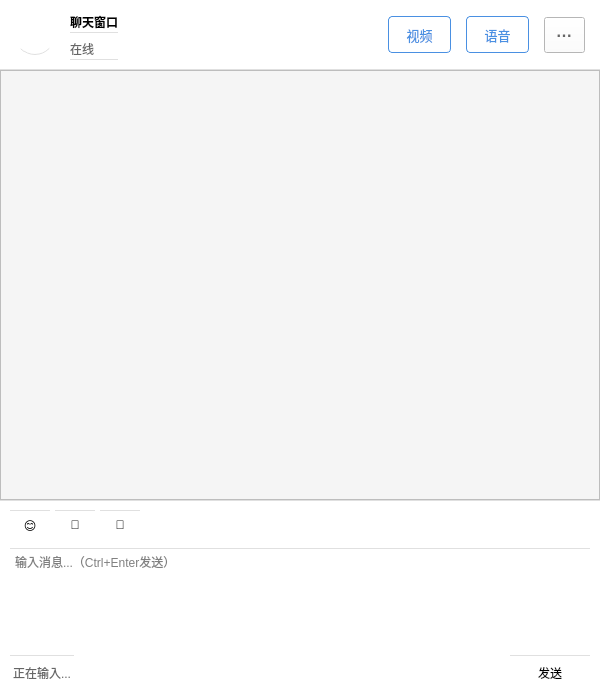
<?xml version="1.0" encoding="UTF-8"?>
<ui version="4.0">
 <class>ChatWidget</class>
 <widget class="QWidget" name="ChatWidget">
  <property name="geometry">
   <rect>
    <x>0</x>
    <y>0</y>
    <width>600</width>
    <height>700</height>
   </rect>
  </property>
  <property name="minimumSize">
   <size>
    <width>500</width>
    <height>500</height>
   </size>
  </property>
  <property name="styleSheet">
   <string notr="true">QWidget#ChatWidget {
    background-color: #f5f5f5;
}
QListWidget {
    border: none;
    background-color: #f5f5f5;
    outline: none;
    font-size: 14px;
}
QListWidget::item {
    border: none;
    padding: 0px;
    margin: 5px;
}
QListWidget::item:selected {
    background-color: transparent;
}
QTextEdit {
    border: 1px solid #ddd;
    border-radius: 4px;
    padding: 10px;
    font-size: 14px;
    background-color: white;
}
QTextEdit:focus {
    border: 1px solid #4a90e2;
    outline: none;
}
QPushButton {
    border: none;
    border-radius: 4px;
    padding: 8px 12px;
    font-size: 13px;
    cursor: pointer;
}
QPushButton#btnSend {
    background-color: #4a90e2;
    color: white;
    font-weight: bold;
}
QPushButton#btnSend:hover {
    background-color: #3a7bc8;
}
QPushButton#btnSend:pressed {
    background-color: #2a6bb8;
}
QPushButton#btnSend:disabled {
    background-color: #cccccc;
    color: #666666;
}
QPushButton#btnFile, QPushButton#btnEmoji, QPushButton#btnHistory {
    background-color: #f0f0f0;
    color: #666;
    border: 1px solid #ddd;
}
QPushButton#btnFile:hover, QPushButton#btnEmoji:hover, QPushButton#btnHistory:hover {
    background-color: #e0e0e0;
}
QPushButton#btnFile:pressed, QPushButton#btnEmoji:pressed, QPushButton#btnHistory:pressed {
    background-color: #d0d0d0;
}
QLabel {
    font-size: 14px;
    color: #333;
}
QLabel#chatTitleLabel {
    font-weight: bold;
    font-size: 16px;
}
QLabel#chatStatusLabel {
    color: #666;
    font-size: 12px;
}
QToolButton {
    border: none;
    background-color: transparent;
    padding: 8px;
    border-radius: 4px;
}
QToolButton:hover {
    background-color: #f0f0f0;
}
QToolButton:pressed {
    background-color: #e0e0e0;
}
QToolButton#btnClose {
    color: #ff5252;
}
QToolButton#btnMinimize {
    color: #666;
}
QScrollBar:vertical {
    border: none;
    background-color: #f0f0f0;
    width: 10px;
    margin: 0px;
}
QScrollBar::handle:vertical {
    background-color: #c0c0c0;
    border-radius: 5px;
    min-height: 20px;
}
QScrollBar::handle:vertical:hover {
    background-color: #a0a0a0;
}
QScrollBar::add-line:vertical, QScrollBar::sub-line:vertical {
    height: 0px;
}
QScrollBar:horizontal {
    border: none;
    background-color: #f0f0f0;
    height: 10px;
    margin: 0px;
}
QScrollBar::handle:horizontal {
    background-color: #c0c0c0;
    border-radius: 5px;
    min-width: 20px;
}
QScrollBar::handle:horizontal:hover {
    background-color: #a0a0a0;
}
QScrollBar::add-line:horizontal, QScrollBar::sub-line:horizontal {
    width: 0px;
}</string>
  </property>
  <layout class="QVBoxLayout" name="verticalLayout">
   <property name="spacing">
    <number>0</number>
   </property>
   <property name="leftMargin">
    <number>0</number>
   </property>
   <property name="topMargin">
    <number>0</number>
   </property>
   <property name="rightMargin">
    <number>0</number>
   </property>
   <property name="bottomMargin">
    <number>0</number>
   </property>
   <item>
    <widget class="QWidget" name="headerBar" native="true">
     <property name="minimumSize">
      <size>
       <width>0</width>
       <height>70</height>
      </size>
     </property>
     <property name="maximumSize">
      <size>
       <width>16777215</width>
       <height>70</height>
      </size>
     </property>
     <property name="styleSheet">
      <string notr="true">background-color: white;
border-bottom: 1px solid #e0e0e0;</string>
     </property>
     <layout class="QHBoxLayout" name="horizontalLayout">
      <property name="spacing">
       <number>15</number>
      </property>
      <property name="leftMargin">
       <number>15</number>
      </property>
      <property name="topMargin">
       <number>10</number>
      </property>
      <property name="rightMargin">
       <number>15</number>
      </property>
      <property name="bottomMargin">
       <number>10</number>
      </property>
      <item>
       <widget class="QLabel" name="chatAvatarLabel">
        <property name="minimumSize">
         <size>
          <width>40</width>
          <height>40</height>
         </size>
        </property>
        <property name="maximumSize">
         <size>
          <width>40</width>
          <height>40</height>
         </size>
        </property>
        <property name="text">
         <string/>
        </property>
        <property name="pixmap">
         <pixmap resource="../resources/resources.qrc">:/images/default_avatar.png</pixmap>
        </property>
        <property name="scaledContents">
         <bool>true</bool>
        </property>
        <property name="styleSheet">
         <string notr="true">border-radius: 20px;</string>
        </property>
       </widget>
      </item>
      <item>
       <layout class="QVBoxLayout" name="verticalLayout_3">
        <property name="spacing">
         <number>4</number>
        </property>
        <item>
         <widget class="QLabel" name="chatTitleLabel">
          <property name="text">
           <string>聊天窗口</string>
          </property>
          <property name="styleSheet">
           <string notr="true">font-weight: bold;</string>
          </property>
         </widget>
        </item>
        <item>
         <widget class="QLabel" name="chatStatusLabel">
          <property name="text">
           <string>在线</string>
          </property>
          <property name="styleSheet">
           <string notr="true">color: #666;
font-size: 12px;</string>
          </property>
         </widget>
        </item>
       </layout>
      </item>
      <item>
       <spacer name="horizontalSpacer">
        <property name="orientation">
         <enum>Qt::Horizontal</enum>
        </property>
        <property name="sizeHint" stdset="0">
         <size>
          <width>40</width>
          <height>20</height>
         </size>
        </property>
       </spacer>
      </item>
      <item>
       <widget class="QToolButton" name="btnVideoCall">
        <property name="text">
         <string>视频</string>
        </property>
        <property name="toolTip">
         <string>视频通话</string>
        </property>
        <property name="styleSheet">
         <string notr="true">QToolButton {
    color: #4a90e2;
    font-size: 13px;
    padding: 6px 12px;
    border: 1px solid #4a90e2;
    border-radius: 4px;
}
QToolButton:hover {
    background-color: #e3f2fd;
}</string>
        </property>
       </widget>
      </item>
      <item>
       <widget class="QToolButton" name="btnVoiceCall">
        <property name="text">
         <string>语音</string>
        </property>
        <property name="toolTip">
         <string>语音通话</string>
        </property>
        <property name="styleSheet">
         <string notr="true">QToolButton {
    color: #4a90e2;
    font-size: 13px;
    padding: 6px 12px;
    border: 1px solid #4a90e2;
    border-radius: 4px;
}
QToolButton:hover {
    background-color: #e3f2fd;
}</string>
        </property>
       </widget>
      </item>
      <item>
       <widget class="QToolButton" name="btnMore">
        <property name="text">
         <string>···</string>
        </property>
        <property name="toolTip">
         <string>更多</string>
        </property>
        <property name="styleSheet">
         <string notr="true">QToolButton {
    color: #666;
    font-size: 16px;
    font-weight: bold;
    padding: 6px;
}
QToolButton:hover {
    background-color: #f0f0f0;
    border-radius: 4px;
}</string>
        </property>
       </widget>
      </item>
     </layout>
    </widget>
   </item>
   <item>
    <widget class="QListWidget" name="listWidgetMessages">
     <property name="minimumSize">
      <size>
       <width>0</width>
       <height>200</height>
      </size>
     </property>
     <property name="styleSheet">
      <string notr="true">QListWidget {
    background-color: #f5f5f5;
    padding: 10px;
}</string>
     </property>
     <property name="verticalScrollMode">
      <enum>QAbstractItemView::ScrollPerPixel</enum>
     </property>
     <property name="horizontalScrollBarPolicy">
      <enum>Qt::ScrollBarAlwaysOff</enum>
     </property>
     <property name="selectionMode">
      <enum>QAbstractItemView::NoSelection</enum>
     </property>
     <property name="spacing">
      <number>10</number>
     </property>
    </widget>
   </item>
   <item>
    <widget class="QWidget" name="inputBar" native="true">
     <property name="minimumSize">
      <size>
       <width>0</width>
       <height>120</height>
      </size>
     </property>
     <property name="maximumSize">
      <size>
       <width>16777215</width>
       <height>200</height>
      </size>
     </property>
     <property name="styleSheet">
      <string notr="true">background-color: white;
border-top: 1px solid #e0e0e0;</string>
     </property>
     <layout class="QVBoxLayout" name="verticalLayout_2">
      <property name="spacing">
       <number>8</number>
      </property>
      <property name="leftMargin">
       <number>10</number>
      </property>
      <property name="topMargin">
       <number>10</number>
      </property>
      <property name="rightMargin">
       <number>10</number>
      </property>
      <property name="bottomMargin">
       <number>10</number>
      </property>
      <item>
       <layout class="QHBoxLayout" name="horizontalLayout_2">
        <property name="spacing">
         <number>5</number>
        </property>
        <item>
         <widget class="QPushButton" name="btnEmoji">
          <property name="text">
           <string>😊</string>
          </property>
          <property name="toolTip">
           <string>表情</string>
          </property>
          <property name="minimumSize">
           <size>
            <width>40</width>
            <height>30</height>
           </size>
          </property>
          <property name="maximumSize">
           <size>
            <width>40</width>
            <height>30</height>
           </size>
          </property>
         </widget>
        </item>
        <item>
         <widget class="QPushButton" name="btnFile">
          <property name="text">
           <string>📎</string>
          </property>
          <property name="toolTip">
           <string>发送文件</string>
          </property>
          <property name="minimumSize">
           <size>
            <width>40</width>
            <height>30</height>
           </size>
          </property>
          <property name="maximumSize">
           <size>
            <width>40</width>
            <height>30</height>
           </size>
          </property>
         </widget>
        </item>
        <item>
         <widget class="QPushButton" name="btnHistory">
          <property name="text">
           <string>📜</string>
          </property>
          <property name="toolTip">
           <string>聊天记录</string>
          </property>
          <property name="minimumSize">
           <size>
            <width>40</width>
            <height>30</height>
           </size>
          </property>
          <property name="maximumSize">
           <size>
            <width>40</width>
            <height>30</height>
           </size>
          </property>
         </widget>
        </item>
        <item>
         <spacer name="horizontalSpacer_2">
          <property name="orientation">
           <enum>Qt::Horizontal</enum>
          </property>
          <property name="sizeHint" stdset="0">
           <size>
            <width>40</width>
            <height>20</height>
           </size>
          </property>
         </spacer>
        </item>
       </layout>
      </item>
      <item>
       <widget class="QTextEdit" name="textEditInput">
        <property name="minimumSize">
         <size>
          <width>0</width>
          <height>60</height>
         </size>
        </property>
        <property name="maximumSize">
         <size>
          <width>16777215</width>
          <height>100</height>
         </size>
        </property>
        <property name="placeholderText">
         <string>输入消息...（Ctrl+Enter发送）</string>
        </property>
       </widget>
      </item>
      <item>
       <layout class="QHBoxLayout" name="horizontalLayout_3">
        <property name="spacing">
         <number>10</number>
        </property>
        <item>
         <widget class="QLabel" name="labelInputStatus">
          <property name="text">
           <string>正在输入...</string>
          </property>
          <property name="styleSheet">
           <string notr="true">color: #666;
font-size: 12px;</string>
          </property>
         </widget>
        </item>
        <item>
         <spacer name="horizontalSpacer_3">
          <property name="orientation">
           <enum>Qt::Horizontal</enum>
          </property>
          <property name="sizeHint" stdset="0">
           <size>
            <width>40</width>
            <height>20</height>
           </size>
          </property>
         </spacer>
        </item>
        <item>
         <widget class="QPushButton" name="btnSend">
          <property name="text">
           <string>发送</string>
          </property>
          <property name="minimumSize">
           <size>
            <width>80</width>
            <height>35</height>
           </size>
          </property>
          <property name="maximumSize">
           <size>
            <width>80</width>
            <height>35</height>
           </size>
          </property>
         </widget>
        </item>
       </layout>
      </item>
     </layout>
    </widget>
   </item>
  </layout>
 </widget>
 <resources>
  <include location="../resources/resources.qrc"/>
 </resources>
 <connections/>
</ui>
